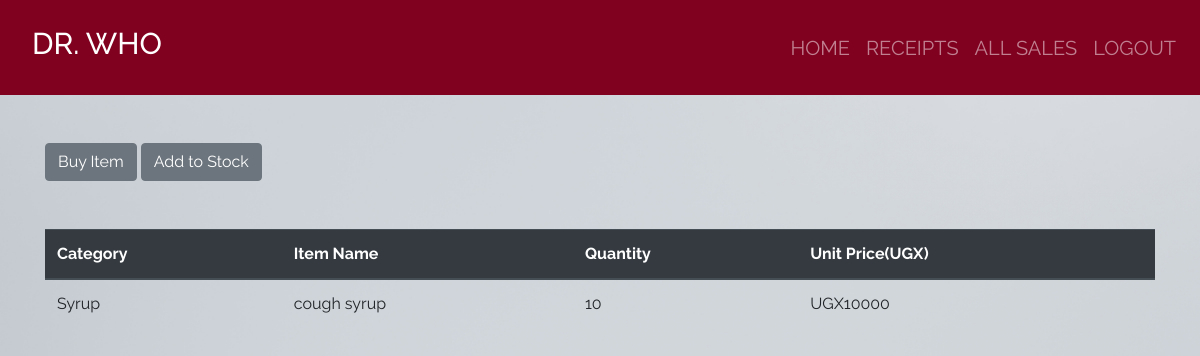
The app's page /index/2 (signed in) with its own data.
### daawa/models.py (models this page shows, shortened)
class Product(models.Model):
    category_name = models.ForeignKey(Category,on_delete=models.CASCADE, null=True, blank=True)
    item_name = models.CharField(max_length = 50, null = True, blank = True)
    total_quantity = models.IntegerField(default = 0, null = True, blank = True)
    issuied_quantity = models.IntegerField(default = 0, null = True, blank = True)
    received_quantity = models.IntegerField(default = 0, null = True, blank = True)
    unit_price = models.IntegerField(default = 0, null = True, blank = True)
    manufacturer = models.CharField(max_length = 50, null = True, blank = True)
    brand = models.CharField(max_length = 50, null = True, blank = True)

class Category(models.Model):
    name = models.CharField(max_length = 50, null = True, blank = True)
    def __str__(self):
        return self.name

### daawa/views.py (the view)
# urls.py: path('index/<int:product_id>',views.product_detail, name = "product_detail"),
@login_required
def product_detail(request, product_id):
    product = Product.objects.get(id = product_id)
    return render(request, "products/product_detail.html",{'product':product})

### templates/products/product_detail.html
{% extends 'products/base.html'%} {% block content%}
<br></br>
<div class = "container">
    <a href="{% url 'issue_item' product.id %}
    " ><input type="submit" value="Buy Item" class="btn btn-secondary" btn type="button"/></a>
    <a href="{% url 'add_to_stock' product.id %}
    " ><input type= "submit" value="Add to Stock" class="btn btn-secondary btn" type="button"/></a>
</div>
<br></br>
<div class = "container">
  <table class="table">
    <thead class="thead-dark">
      <tr>
        <th scope="col">Category</th>
        <th scope="col">Item Name</th>
        <th scope="col">Quantity</th>
        <th scope="col">Unit Price(UGX)</th>
      </tr>
    </thead>
    <tbody>
      <tr>
        <td>{{product.category_name}}</td>
        <td>{{product.item_name}}</td>
        <td>{{product.total_quantity}}</td>
        <td>UGX{{product.unit_price}}</td>
      </tr>
    </tbody>
  </table>
</div>
{% endblock%}

### daawa/static/css/main.css (style rules this page uses)
html,body { position: relative; overflow-x: hidden; background: url('/static/images/img6.jpg'); width: 100% !important; height: 100vh; display: table; position: relative; background-position: center; background-attachment: scroll; -o-background-size: cover; -moz-background-size: cover; -webkit-background-size: cover; background-size: cover; background-repeat: no-repeat; }
body { background-color: hsl(0, 0%, 98%); font-family: 'raleway'; }

### records on screen
Product: category_name "Syrup", item_name "cough syrup", total_quantity "10", unit_price "10000"
